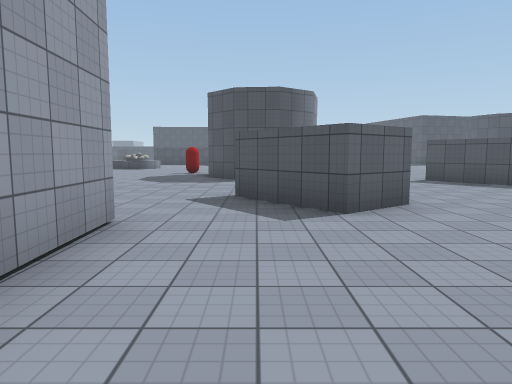
[1] (above)

24 first-person views from a walk through a scene from a Unity 3-D project. The camera is 1.5 m above the floor, tilts 6° down and sees 70° across. The floor is counted in squares, 2 m on a side. Each view is taken from the middle of a square. On the plan, view 1 faces up. The plan holds only what a view shows up to about 11 squares ahead; the rest is blank. The place goes on beyond the plan. Surface patterns are stand-ins for the level's own textures.

[2]
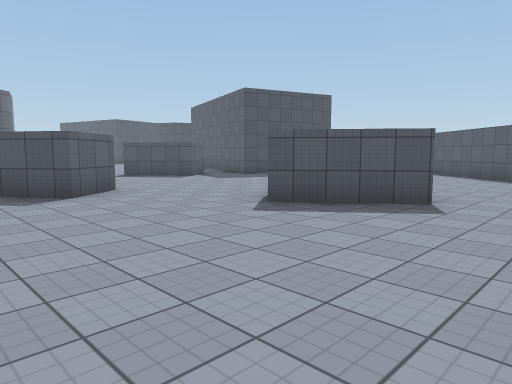

[3]
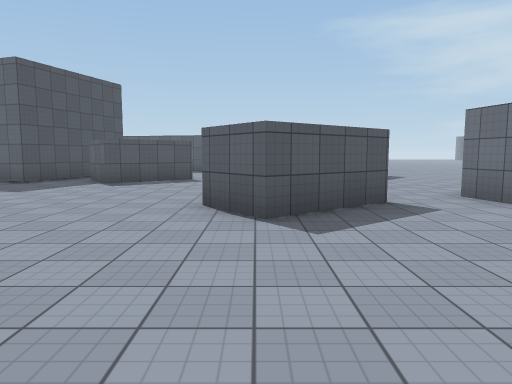

[4]
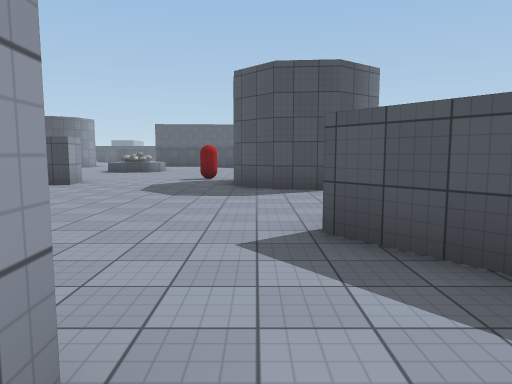

[5]
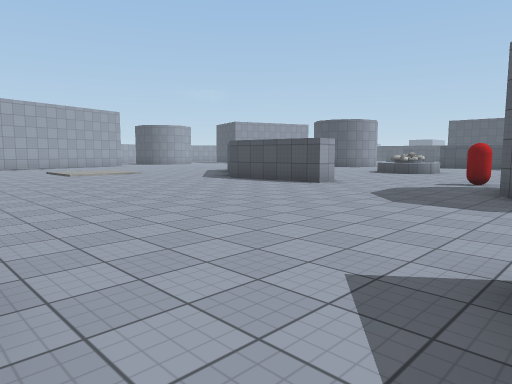

[6]
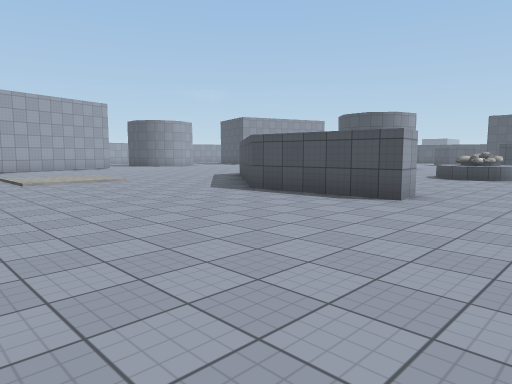

[7]
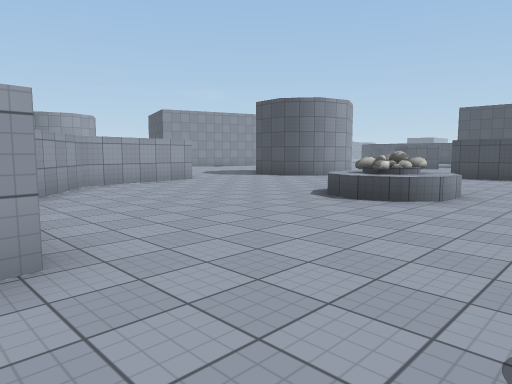

[8]
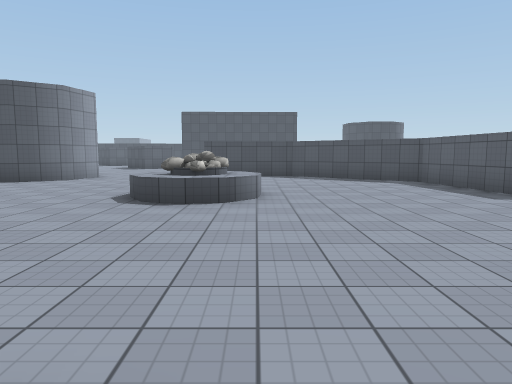

[9]
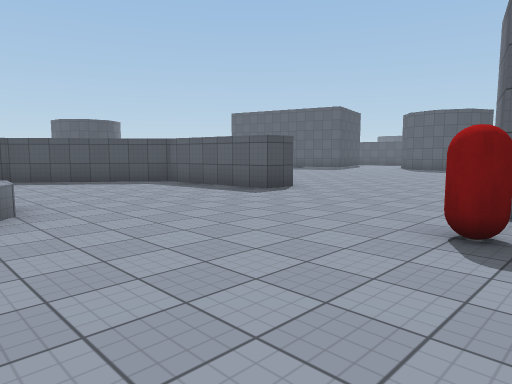

[10]
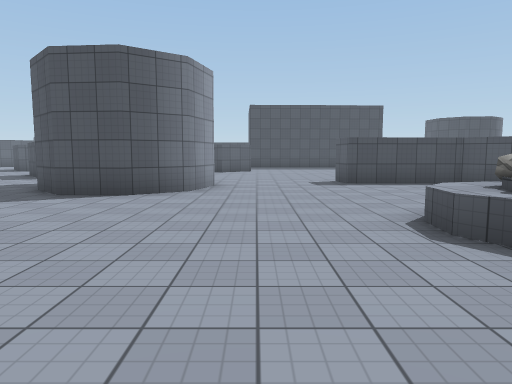

[11]
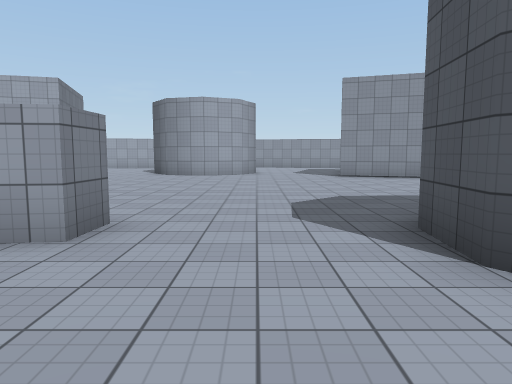

[12]
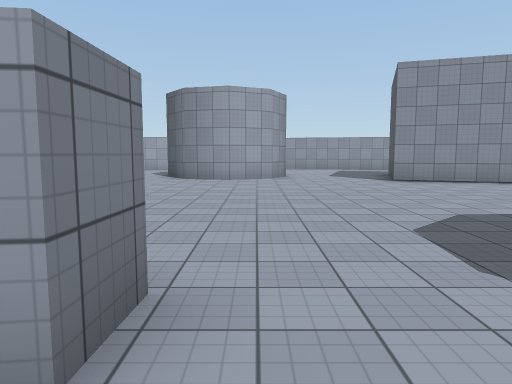

[13]
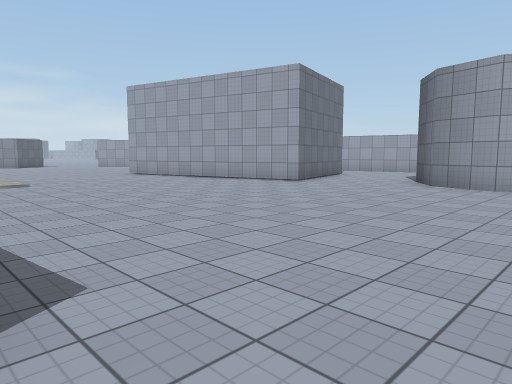

[14]
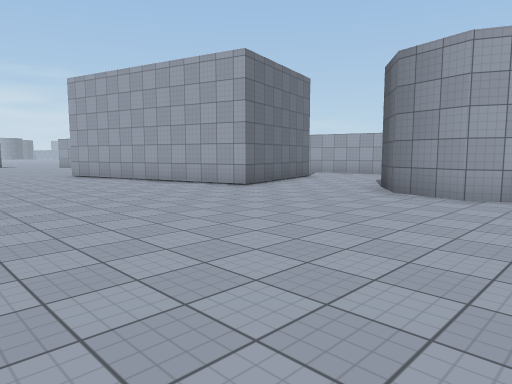

[15]
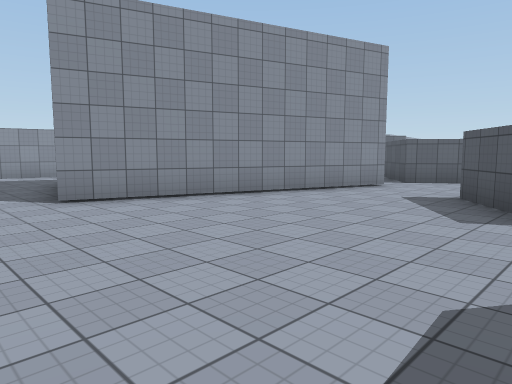

[16]
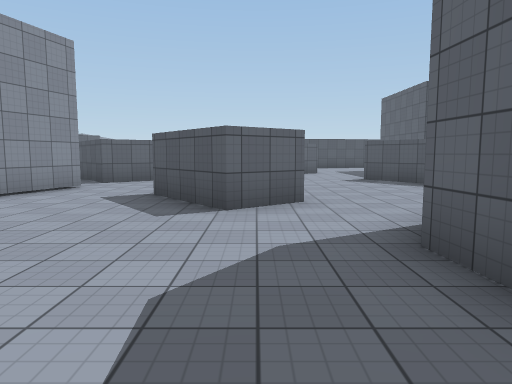

[17]
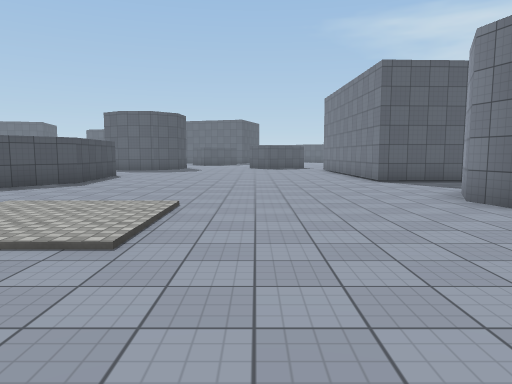

[18]
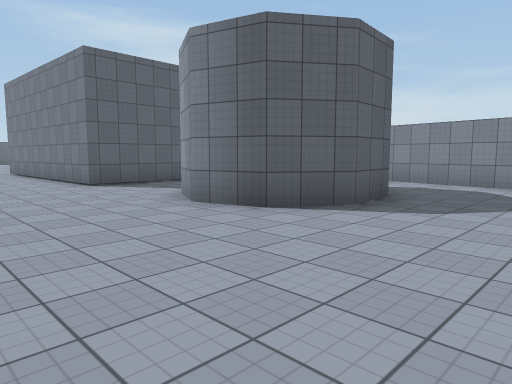

[19]
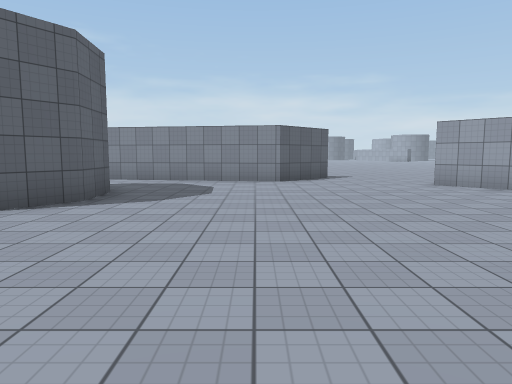

[20]
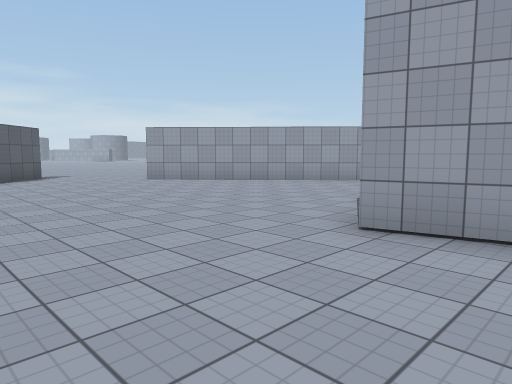

[21]
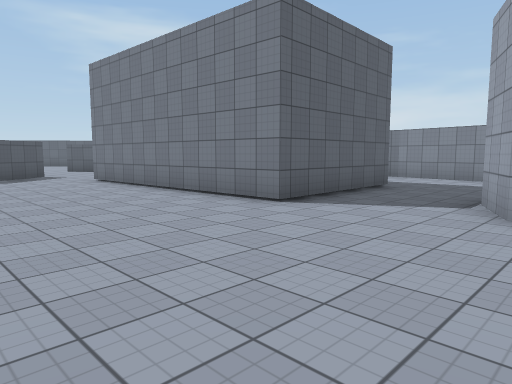

[22]
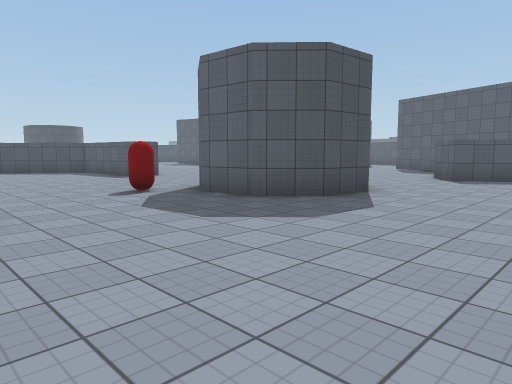

[23]
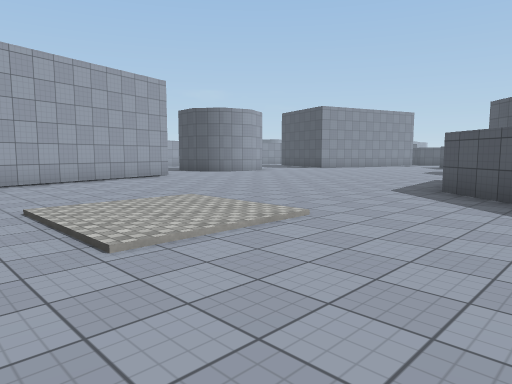

[24]
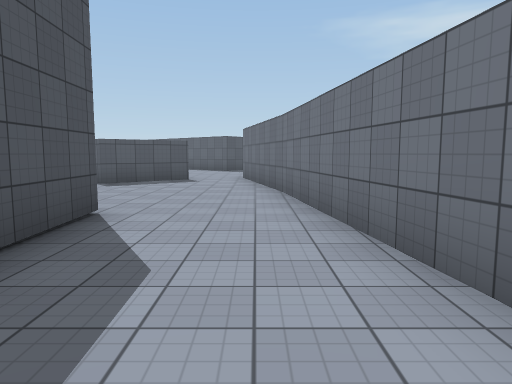

### Floor plan
Points are (right, up) in squares from view 1. A wall is a line through its corners. A room is listed if a view was taken in it or the views show most of it. See-through windows are left out.
Room 1 (views 1, 3, 4, 5)
walls: (1.1, -2.5) (5.5, -1.6); (4.7, -0.1) (3.2, 1.9) (4.3, 2.8); (-1.6, 4) (-1.5, 2); (-0.5, -2.7) (1.2, -2.5); (2.3, 5.4) (1.1, 4.5)
ways out: opening at (-1.5, -1.5) to room 2; opening at (2.2, 4.2) to room 2; opening at (6, -1) to room 2
Room 2 (views 2, 6, 7, 8, 9, 10, 11, 12, 13, 14, 15, 16, 17, 18, 19, 20, 21, 22, 23, 24)
walls: (-5.6, 12.7) (-5.5, 11.8) (-8.7, 11.6) (-12.5, 14.7); (-12.9, 18.4) (-12.1, 18.4) (-11.7, 15.1) (-9.9, 13.7); (0.7, 10.5) (-0.6, 10.6) (-1.5, 11.6) (-1.6, 12.9) (-0.8, 14.1); (-8.1, -0.3) (-8.3, 3.7) (-1.6, 4); (-14.2, 0.9) (-14.3, 2.2) (-13.5, 3.3) (-12.3, 3.7) (-11.1, 3.1) (-10.5, 1.8); (1.1, 4.5) (-0.4, 6.5); (0.7, 18.4) (-0.2, 18.4) (-0.6, 21.7) (-3.8, 24.3) (-6.7, 24.2); (-9.9, 23.7) (-10.3, 22.3) (-11.4, 21.5) (-12.6, 21.6) (-13.6, 22.7); (-13.6, 23) (-13.7, 24); (-1.4, 0) (-3.4, -0.1); (-9.5, -3.2) (-8, -3.4); (-23.6, 13) (-20.9, 13.7) (-19.2, 7.2); (-4.4, -3.3) (-0.5, -2.7); (6.1, 8.5) (4.8, 10.2) (5.8, 11); (-22.1, 19.5) (-21.5, 18.2) (-21.8, 16.9) (-23, 16.1); (-14.2, 26.7) (-15.4, 25.8) (-16.9, 27.7); (-23.5, 1.7) (-21.2, -0.8); (-19.3, -3.5) (-17.7, -1.8) (-12.5, -2.7); (10.1, 7.4) (8.4, 8) (8.6, 8.8); (9.7, 3.8) (8.2, 5.8) (9.4, 6.7); (-18.9, 29.2) (-21, 22.8) (-22, 23.1); (-17.8, 31.2) (-18.9, 30.3); (10.6, 0) (11.4, 1)
low walls: (-6.4, 17.5) (-6.8, 17.7) (-7.2, 18.3) (-7.1, 19.2); (-4.9, 18.9) (-5, 18.1) (-5.5, 17.5)
ways out: opening at (-1.5, -1.5) to room 1; opening at (2.2, 4.2) to room 1; opening at (6, -1) to room 1; opening at (-19, 30); opening at (-17, 29.3); opening at (-14, 25); opening at (-8, 24); opening at (2.4, 14.1)
objects: other object (-6, 18) to (-6, 19); red capsule (-2, 14)

Positions as (right, up) in squares from view 1, and headings:
1: (0, 0), facing up
2: (-1, -2), facing up-right
3: (-1, 2), facing right
4: (-1, 3), facing up
5: (0, 4), facing up-left
6: (-3, 6), facing up-left
7: (-3, 12), facing up-left
8: (-5, 12), facing up
9: (-6, 13), facing up-right
10: (-9, 15), facing up
11: (-9, 20), facing left
12: (-11, 19), facing left
13: (-13, 20), facing down-left
14: (-15, 20), facing down-left
15: (-15, 21), facing up-left
16: (-15, 21), facing up
17: (-18, 7), facing right
18: (-17, 7), facing down-right
19: (-17, 8), facing down
20: (-16, 9), facing down-left
21: (-12, 8), facing down-right
22: (-6, 7), facing up-right
23: (-10, 7), facing up-left
24: (-6, -2), facing right
